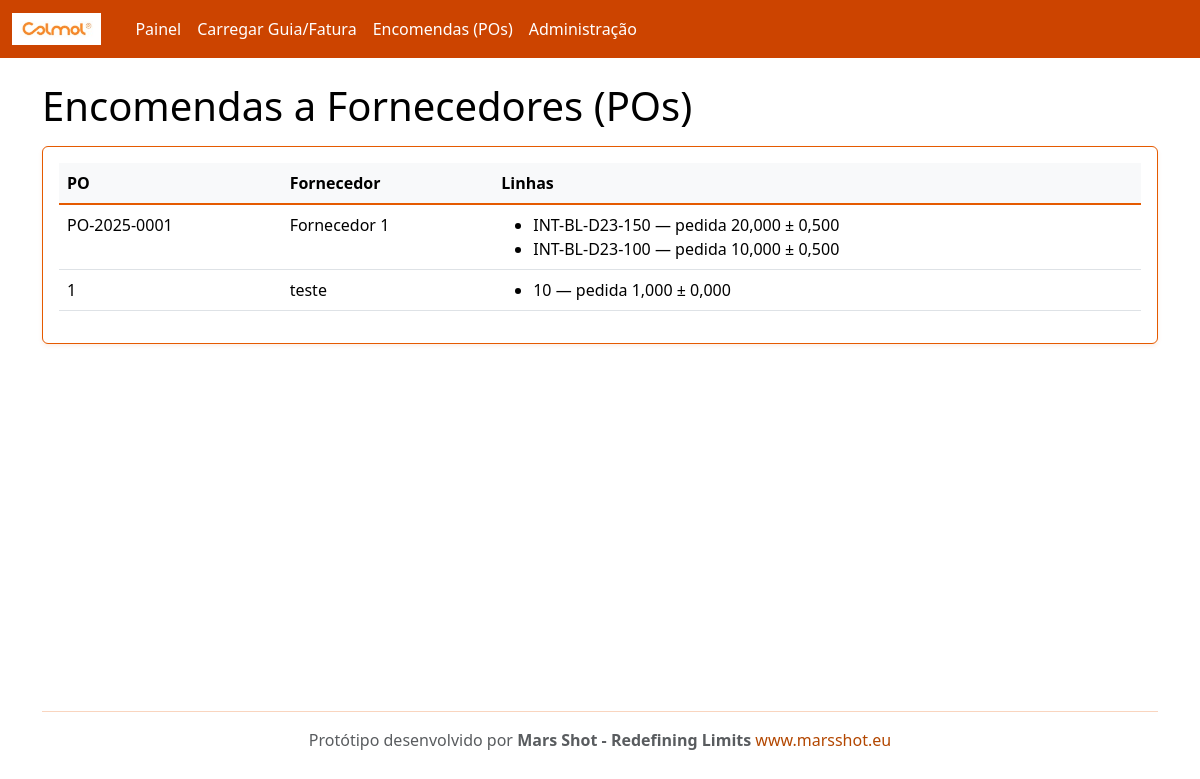
Page /po/ on the committed database.
### rececao/models.py (models this page shows, shortened)
class PurchaseOrder(models.Model):
    number = models.CharField(max_length=100, unique=True)
    supplier = models.ForeignKey(Supplier, on_delete=models.CASCADE, related_name='purchase_orders')
    created_at = models.DateTimeField(auto_now_add=True)

class Supplier(models.Model):
    name = models.CharField(max_length=200, unique=True)
    email = models.EmailField(blank=True, null=True)
    code = models.CharField(max_length=50, unique=True)

class POLine(models.Model):
    po = models.ForeignKey(PurchaseOrder, on_delete=models.CASCADE, related_name='lines')
    internal_sku = models.CharField(max_length=120)  # código interno Colmol
    description = models.CharField(max_length=255, blank=True)
    unit = models.CharField(max_length=20, default='UN')
    qty_ordered = models.DecimalField(max_digits=12, decimal_places=3)
    tolerance = models.DecimalField(max_digits=6, decimal_places=3, default=0)  # tolerância admitida
    class Meta:
        unique_together = ('po','internal_sku')

### rececao/views.py (the view)
# urls.py: path('po/', views.po_list, name='po_list'),
def po_list(request):
    pos = PurchaseOrder.objects.all().order_by('-id')
    return render(request, 'po_list.html', {'pos': pos})

### templates/po_list.html
{% extends "base.html" %}
{% block content %}
<h1>Encomendas a Fornecedores (POs)</h1>
<div class="card p-3 mt-3">
  <table class="table table-hover">
    <thead><tr><th>PO</th><th>Fornecedor</th><th>Linhas</th></tr></thead>
    <tbody>
      {% for p in pos %}
      <tr>
        <td>{{ p.number }}</td>
        <td>{{ p.supplier.name }}</td>
        <td>
          <ul class="mb-0">
          {% for l in p.lines.all %}
            <li>{{ l.internal_sku }} — pedida {{ l.qty_ordered }} ± {{ l.tolerance }}</li>
          {% endfor %}
          </ul>
        </td>
      </tr>
      {% empty %}
      <tr><td colspan="3">Sem POs. Use o admin para criar dados de exemplo.</td></tr>
      {% endfor %}
    </tbody>
  </table>
</div>
{% endblock %}

### rows in the picture
PurchaseOrder: number "PO-2025-0001", supplier.name "Fornecedor 1"
POLine: internal_sku "INT-BL-D23-150", qty_ordered "20,000", tolerance "0,500"
POLine: internal_sku "INT-BL-D23-100", qty_ordered "10,000", tolerance "0,500"
PurchaseOrder: number "1", supplier.name "teste"
POLine: internal_sku "10", qty_ordered "1,000", tolerance "0,000"
